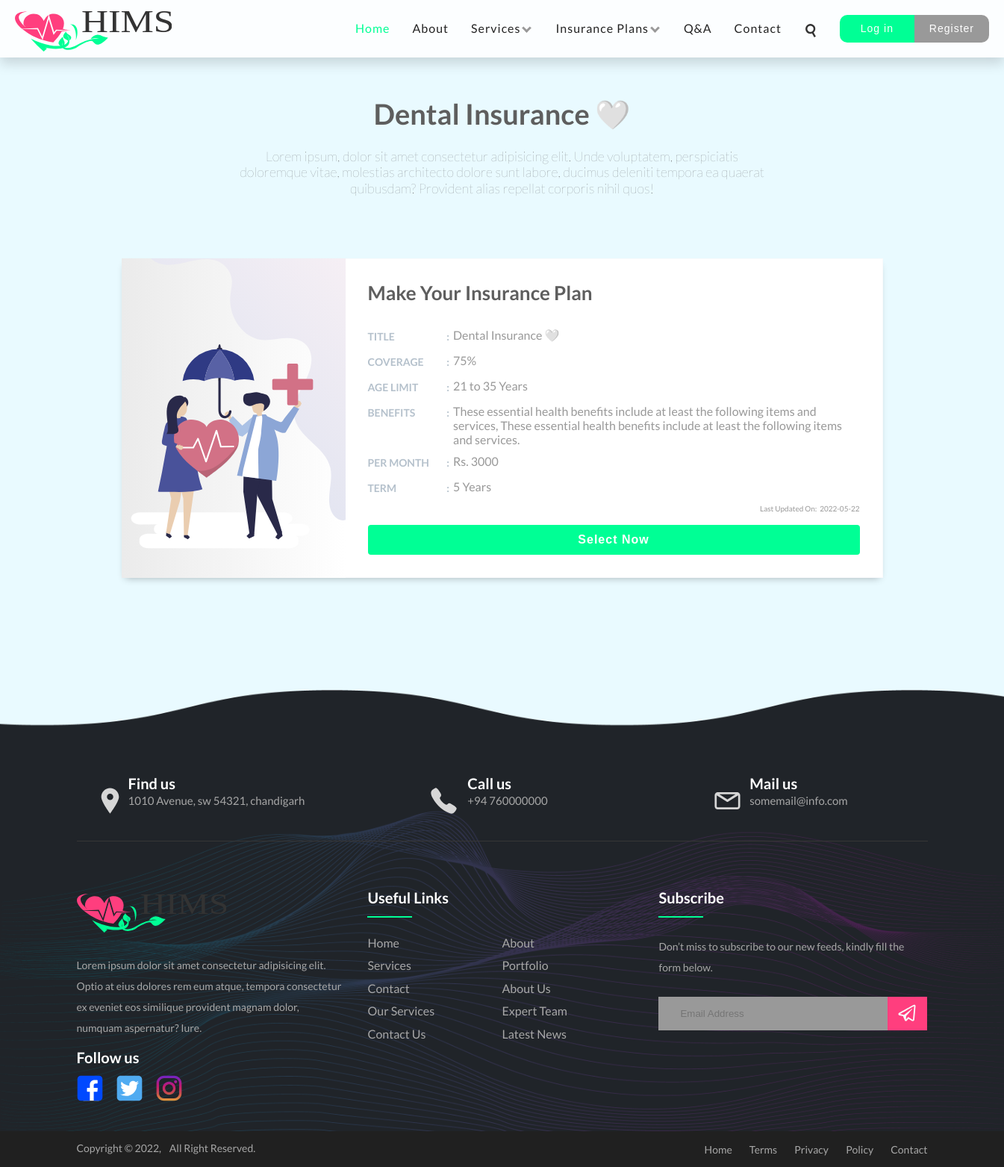
The page /policy.php?pId=4 on the database its author committed.
### tables this page shows
CREATE TABLE `policy` (
  `id` int(11) UNSIGNED NOT NULL,
  `title` varchar(255) NOT NULL,
  `coverage` int(10) UNSIGNED DEFAULT NULL,
  `age_min` int(10) UNSIGNED DEFAULT NULL,
  `age_max` int(10) UNSIGNED DEFAULT NULL,
  `benefit` varchar(255) DEFAULT NULL,
  `per_month` float UNSIGNED DEFAULT NULL,
  `term` varchar(255) DEFAULT NULL,
  `created_at` datetime DEFAULT current_timestamp(),
  `updated_at` datetime DEFAULT current_timestamp()
);

### php/functions/policy.php (called while the page is built, shortened)
<?php
include_once(dirname(__FILE__) .  '/../../includes/config.php');
function getAllPolicies()
{
    $conn = connect();
    $query = "SELECT * FROM `policy`";
    $result = readQuery($conn, $query);
    $policies = mysqli_fetch_all($result, MYSQLI_ASSOC);
    return $policies;
}
function getPolicyById($pId = 1)
{
    $conn = connect();
    $policyId = $conn->real_escape_string(htmlspecialchars($pId));
    $query = "SELECT * FROM `policy` WHERE `id`='" . $policyId . "'";
    $result = readQuery($conn, $query);
    $result = mysqli_fetch_all($result, MYSQLI_ASSOC);
    return $result[0];
}

### includes/config.php (called while the page is built, shortened)
<?php
function readQuery(mysqli $conn, string $query)
{
    $result = mysqli_query($conn, $query) ;
    return $result;
}

### policy.php (the view, shortened to what this page needs)
<?php
    include_once(dirname(__FILE__) .  '/includes/config.php');
    include_once(dirname(__FILE__) .  '/php/functions/policy.php');
    $pId = isset($_GET['pId']) ? $_GET['pId'] : '';
    $insurancePlan = getPolicyById($pId);
?>
<!DOCTYPE html>
<html lang="en">
<head>
    <link href="./css/app.css" rel="stylesheet" />
</head>
<body class="mobile-view loading body-bg-l-ocean">
    <?php include_once(dirname(__FILE__) .  '/components/navigation-bar.php') ?>
    <main>
        <section id="policyHeaderSec">
            <div class="container my-5">
                <div class="row justify-center">
                    <div class="policy-header mb-30">
                        <h2><?= $insurancePlan["title"] ?></h2>
                        <h6>Lorem ipsum, dolor sit amet consectetur adipisicing elit. Unde voluptatem,
                            perspiciatis doloremque vitae, molestias architecto dolore sunt labore,
                            ducimus deleniti tempora ea quaerat quibusdam? Provident alias repellat corporis
                            nihil quos!</h6>
                    </div>
                </div>
            </div>
        </section>
        <section id="policyFormSec">
            <div class="container my-5">
                <div class="row">
                    <div class="buy-policy-form">
                        <div class="policy-form-l-bg"></div>
                        <div class="buy-policy-form-right">
                            <form action="./php/actions/policy.php" method="POST" id="buyPolicyForm">
                                <div class="mb-30">
                                    <h2>Make Your Insurance Plan</h2>
                                </div>
                                <div class="buy-policy-form-common">
                                    <div class="form-common">
                                        <span class="form-label">Title <span class="float-r">:</span></span>
                                        <h4><?= $insurancePlan["title"] ?></h4>
                                    </div>
                                    <div class="form-common">
                                        <span class="form-label">Coverage <span class="float-r">:</span></span>
                                        <h4><?= $insurancePlan["coverage"] ?>%</h4>
                                    </div>
                                    <div class="form-common">
                                        <span class="form-label">Age Limit <span class="float-r">:</span></span>
                                        <h4><?= $insurancePlan["age_min"] ?> to <?= $insurancePlan["age_max"] ?> Years</h4>
                                    </div>
                                    <div class="form-common">
                                        <span class="form-label">Benefits <span class="float-r">:</span></span>
                                        <h4><?= $insurancePlan["benefit"] ?></h4>
                                    </div>
                                    <div class="form-common">
                                        <span class="form-label">Per Month <span class="float-r">:</span></span>
                                        <h4>Rs. <?= $insurancePlan["per_month"] ?></h4>
                                    </div>
                                    <div class="form-common">
                                        <span class="form-label">Term <span class="float-r">:</span></span>
                                        <h4><?= $insurancePlan["term"] ?></h4>
                                    </div>
                                </div>
                                <span class="updated-on-txt float-r">Last Updated On:&nbsp; <?= date("Y-m-d",strtotime($insurancePlan["updated_at"])) ?></span>
                                <div class="form-btn">
                                    <button type="submit" value="Submit" name="selectNow"  id="selectNow" class="btn primary-btn">Select Now</button>
                                </div>
                            </form>
                        </div>
                    </div>
                </div>
            </div>
        </section>
    </main>
    <?php include_once(dirname(__FILE__) .  '/components/footer.php') ?>
</body>
</html>

### css/style.css (style rules this page uses)
*, *::before, *::after { padding: 0; margin: 0; box-sizing: border-box; }
:root { --primary: #00ff95; --primary-1: #119c50; --secondary: #ff3e7e; --secondary-1: #720529; --primary-b: #6499ff; --dark: #232323; --light: #ffffff; --pure: #fff; --smoke: whitesmoke; --mid-gray: #999; --dark-gray: #5e5e5e; --nav-bar-bg: rgba(255, 255, 255, 0.89); --main-banner-bg: #a0e1c6; --footer-bg: #26292d; --footer-text: #a7a7a7; --form-label: #b5c1cc; --light-ocean: #e9faff; }
html { font-family: sans-serif; line-height: 1.15; -webkit-text-size-adjust: 100%; -webkit-tap-highlight-color: rgba(0, 0, 0, 0); scroll-behavior: smooth; }
body { font-family: "Lato", sans-serif; background: var(--light); color: #212529; }
h1, .h1, h2, .h2, h3, .h3, h4, .h4, h5, .h5, h6, .h6 { margin-top: 0; margin-bottom: 0.5rem; font-family: "Lato", sans-serif; font-weight: bold; line-height: 1.2; color: var(--dark); }
.body-bg-l-ocean { background-color: var(--light-ocean) !important; }
.btn { outline: none; padding: 8px 20px; font-size: 14px; cursor: pointer; letter-spacing: 1px; border: 1px solid transparent; transition: all 0.5s ease-in-out; display: inline-block; font-weight: 400; text-align: center; vertical-align: middle; user-select: none; line-height: 1.5; text-decoration: none; background: #26292d; color: #fff; border-radius: 4px; }
.btn:not(:disabled):not(.disabled) { cursor: pointer; }
.primary-btn { background: var(--primary); box-shadow: inset 0 0 0 0 #292929; -webkit-transition: ease-out 0.9s; -moz-transition: ease-out 0.9s; transition: ease-out 0.9s; }

### css/grid.css (style rules this page uses)
* { box-sizing: border-box; }
.row { display: flex; flex-wrap: wrap; margin-right: -15px; margin-left: -15px; }
.row::after { content: ""; clear: both; display: table; }

### css/helper.css (style rules this page uses)
.container, .nav-container .container-expand { width: 100%; padding-right: 15px; padding-left: 15px; margin-right: auto; margin-left: auto; }
@media (min-width: 768px) { .container { width: 750px; } }
@media (min-width: 992px) { .container { width: 970px; } }
@media (min-width: 1200px) { .container { width: 1170px; } }
.justify-center { display: flex; justify-content: center; }
.mb-30 { margin-bottom: 30px !important; }
.my-5, .mt-5 { margin-top: 3rem !important; }
.my-5, .mb-5 { margin-bottom: 3rem !important; }
.float-r { float: right !important; }

### css/enquiry.css (style rules this page uses)
.enquiry-form h1, { font-size:30px; text-align: center; text-transform:uppercase; margin: 40px 0; }

### css/policy.css (style rules this page uses)
.policy-header { max-width: 720px; text-align: center; }
.policy-header h2, .policy-header h6 { max-width: 720px; text-align: center; display: inline-block; vertical-align: middle; margin: 5px 0; color: var(--dark-gray); }
.policy-header h2 { font-size: 38px; margin-bottom: 18px; }
.policy-header h6 { font-size: 18px; font-weight: lighter; }
#policyFormSec { margin-bottom: 150px; }
.buy-policy-form { position: relative; max-width: 1020px; width: 100%; margin: auto; background: #fff; -webkit-box-shadow: 0px 5px 10px -5px rgba(0, 0, 0, 0.3); box-shadow: 0px 5px 10px -5px rgba(0, 0, 0, 0.3); }
.buy-policy-form>.policy-form-l-bg { position: absolute; left: 0px; top: 0px; bottom: 0px; width: 300px; height: auto; background-image: url('../images/policy-form-img-1.svg'); background-size: cover; background-position: center; }
.buy-policy-form-right { position: relative; max-width: 900px; width: 100%; margin: auto; margin-right: 0; }
.buy-policy-form-right>form { margin-left: 180px; padding: 30px; border: 1px solid #f9fafc; border-left: 0px; }
.buy-policy-form-right>form h2 { margin: 0; font-weight: 700; font-size: 26px; text-transform: capitalize; color: var(--dark-gray); }
.buy-policy-form-right .form-label { color: var(--form-label); font-weight: 700; -webkit-transition: 0.2s; transition: 0.2s; text-transform: uppercase; line-height: 24px; height: 24px; font-size: 14px; z-index: 1; width: 20%; }
.buy-policy-form-right .form-common { display: flex; margin-bottom: 10px; }
.buy-policy-form-right .form-common h4 { color: var(--mid-gray); font-weight: 500; margin: 0 5px; width: 100%; width: -moz-available; width: -webkit-fill-available; width: fill-available; }
.buy-policy-form-right .primary-btn { font-weight: 700; padding: 8px 35px; font-size: 16px; border: none; width: 100%; margin-top: 15px; }
.buy-policy-form-right .updated-on-txt { color: var(--mid-gray); font-size: 10px; }

### rows shown on the page
policy: title "Dental Insurance 🤍", coverage "75", age_min "21", age_max "35", benefit "These essential health benefits include at least the following items and services, These essential health benefits include at least the following items and services.", per_month "3000", term "5 Years", updated_at "2022-05-22"
